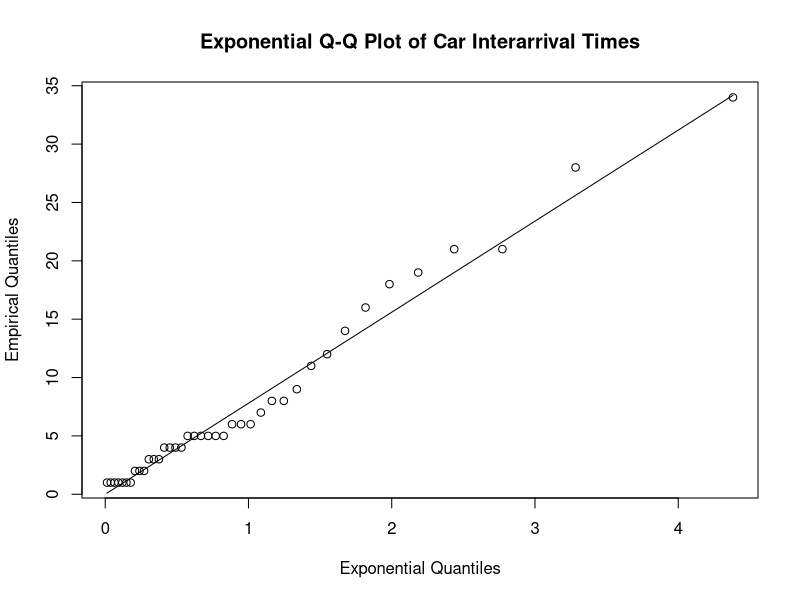
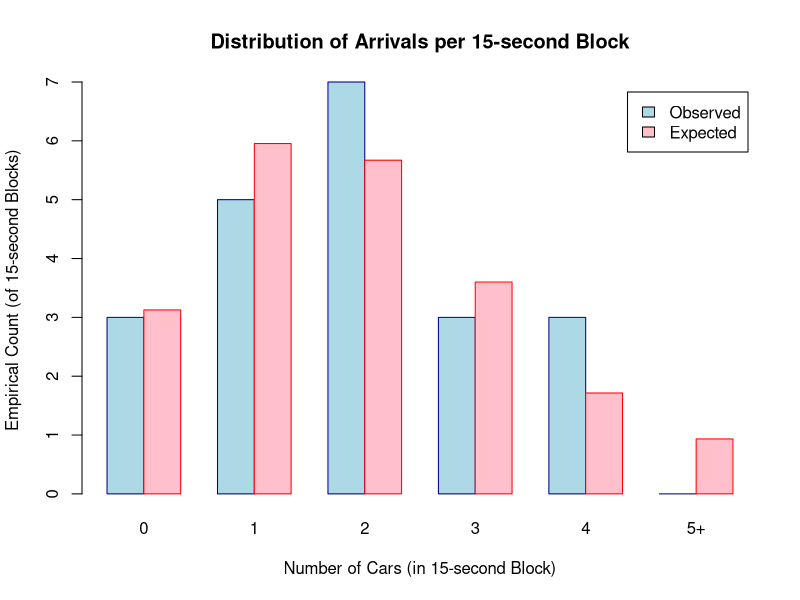
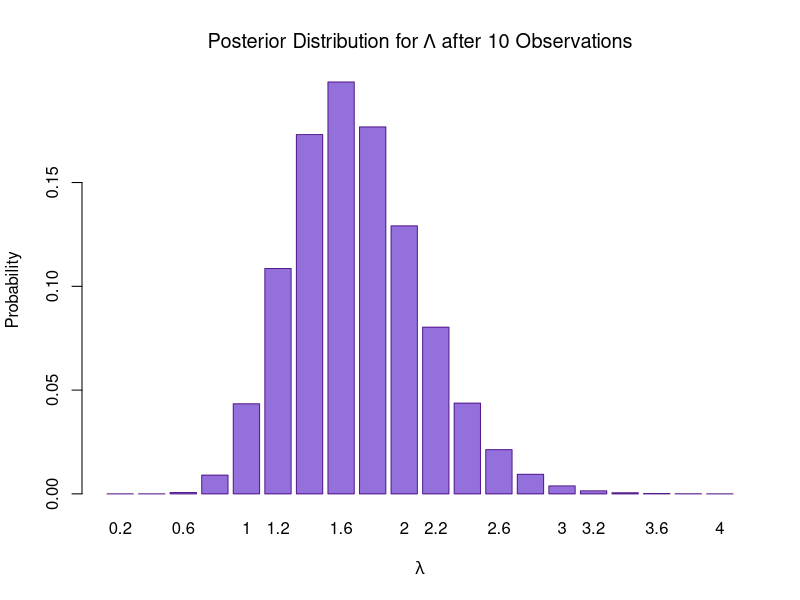
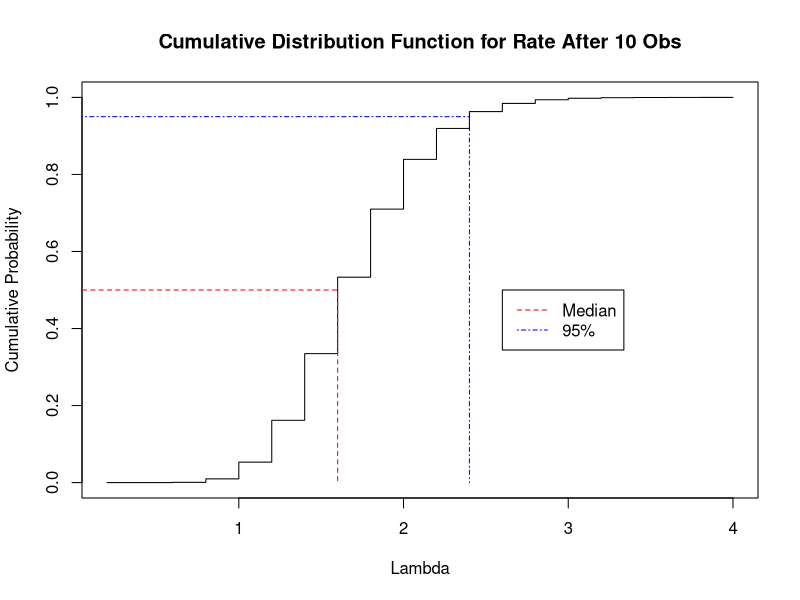
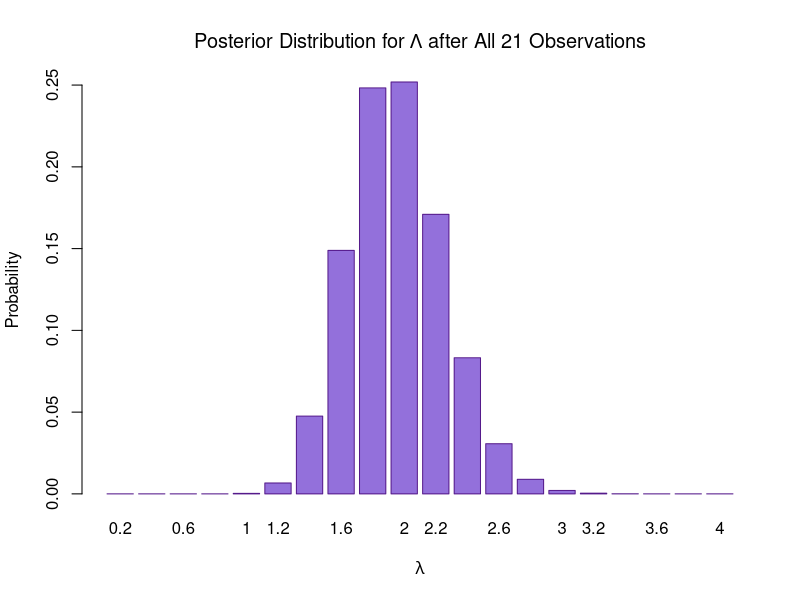
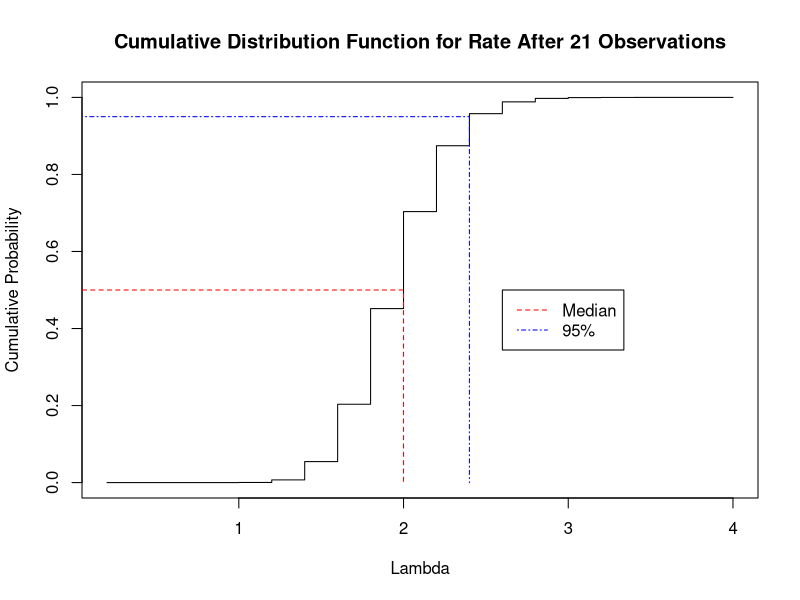
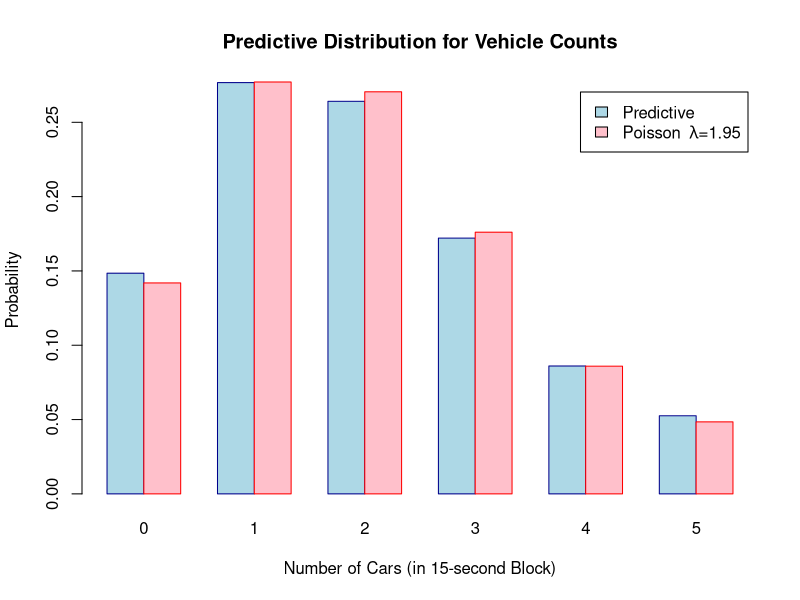

The R script that drew these images, in order:
# OR 664 / SYST 664 / CSI 674 Spring 2019
# Assignment 3 
# Analysis of automobile arrivals

# Set up the data
carIntervals=c(12, 2, 6, 2, 19, 5, 34, 4, 1, 4, 8, 7, 1, 21, 
               6, 11, 8, 28, 6, 4, 5, 1, 18, 9, 5, 1, 21, 1, 
               1, 5, 3, 14, 5, 3, 4, 5, 1, 3, 16, 2)
summary(carIntervals)            # Summary statistics for car interrival times 

# Part a: Evaluate fit of exponential distribution using a Q-Q plot
exp.quantiles = qexp(ppoints(length(carIntervals)))
qqplot(exp.quantiles,carIntervals,
       main="Exponential Q-Q Plot of Car Interarrival Times",
       xlab="Exponential Quantiles",ylab="Empirical Quantiles")
lines(exp.quantiles,exp.quantiles*mean(carIntervals))  # Overlay a line

# Goodness of fit based on exponential distribution
qq=c(0:8)/8                            # exponential quantiles
br=qexp(qq,rate=1/mean(carIntervals))  # bin boundaries
oo=hist(carIntervals,br,plot=F)$counts # counts in the bins

# With 8 bins we use chisquare test with degrees of freedom 6
# 8 equally likely bins means expected count of 5 in each bin
sum((oo-5)^2/5)       # chisquare test statistic
qchisq(0.95,6)        # critical value for test statistic


# Part b: Compare empirical and theoretical distributions for arrivals by 15-second interval
carTimes = cumsum(carIntervals)           # Cumulative sums
Which15Sec <- ceiling(carTimes/15)        # Minute during which each car passed
CarsBy15Sec <- tabulate(Which15Sec)       # Count number of cars in each 15 second interval
ObservedCounts <- table(CarsBy15Sec)      # Counts of intervals with 0, 1, 2 etc. cars

ObservedCounts[6]=0                       # No intervals with more than 5 cars

# Sample mean is total number of events divided by total number of time periods
# Here we assume 40 cars in 21 15-second intervals (ignoring the fact that the
# last interval is slightly shorter than 15 seconds) 
ArrivalRate=sum(CarsBy15Sec)/length(CarsBy15Sec)  # Estimate Poisson rate by 40 cars in 21 intervals
ExpectedCounts=dpois(0:4,ArrivalRate)*length(CarsBy15Sec)    # Expected counts for Poisson distribution
ExpectedCounts[6]=(1-ppois(4,ArrivalRate))*length(CarsBy15Sec)

# Plot the data
ObsExp <- rbind(ObservedCounts,ExpectedCounts) # bind into matrix for plotting
barplot(ObsExp,main="Distribution of Arrivals per 15-second Block", 
        xlab="Number of Cars (in 15-second Block)", 
        ylab="Empirical Count (of 15-second Blocks)", col=c("lightblue","pink"), 
        border=c("darkblue","red"),names=c(0:4,"5+"), beside=TRUE,
        legend=c("Observed","Expected"))


# Chi-squared test
oc = c(ObservedCounts[1:4],sum(ObservedCounts[5:6]))
ec = c(ExpectedCounts[1:4],sum(ExpectedCounts[5:6]))

# With 5 bins we use chisquare test with degrees of freedom 3
sum((oc-ec)^2/ec)             # Test statistic
qchisq(0.95,3)                # 95th percentile of chisq distribution


# Part c: Find the posterior distribution from first 10 observations
lambda=seq(from=0.2,to=4,by=0.2)
priorDist = array(1,length(lambda))/length(lambda)
lik = array(1,length(lambda))   # initialize likelihood to all 1's
for (i in 1:10) {               # multiply likelihoods of first 10 observations
  lik = lik*dpois(CarsBy15Sec[i],lambda)
}
postDist=priorDist*lik/sum(priorDist*lik)  # posterior distribution
barplot(postDist,
        main=expression(paste("Posterior Distribution for",~Lambda,
                        " after 10 Observations")),
        col=c("mediumpurple"), border=c("purple4"),
        xlab=expression(lambda), ylab="Probability",
        names=lambda)

# Posterior mean and standard deviation
postMean = sum(lambda*postDist)
postVar = sum(((lambda-postMean)^2)*postDist)
postSD = sqrt(postVar)

# Quantiles of posterior distribution
# Quantile q is smallest value of lambda for which the posterior cdf is >= q
# To find quantile q: first we count how many values of posterior cdf are less than q,
# then we add 1 to find the index of the first value that is greater than or equal to q, 
# then we find the value of lambda corresponding to this index
postmed = lambda[sum(cumsum(postDist)<0.5)+1]  # Median
q025=lambda[sum(cumsum(postDist)<0.025)+1]     # 0.025 quantile
q95=lambda[sum(cumsum(postDist)<0.95)+1]       # 0.95 quantile
q975=lambda[sum(cumsum(postDist)<0.975)+1]     # 0.975 quantile

# Verify quantiles using the qdiscrete function in e1071 package
library(e1071)
qdiscrete(c(0.025, 0.5, 0.95, 0.975), postDist, lambda)

postmode = lambda[which(postDist==max(postDist))]  # Mode of the posterior distribution

## Plot the cumulative distribution function
plot(lambda,cumsum(postDist),type="s",     # type "s" means a step function
     main="Cumulative Distribution Function for Rate After 10 Obs",
     xlab="Lambda",ylab="Cumulative Probability")
lines(c(0.0,postmed,postmed), c(0.5,0.5,0),col="red",lty=2)
lines(c(0.0,q95,q95),c(0.95,0.95,0),col="blue",lty=4)
legend(2.6,0.5,c("Median","95%"),col=c("red","blue"),lty=c(2,4))


# Part d: Find the posterior distribution from all observations
priorDist = postDist            # use posterior distribution from part b as prior
lik = array(1,length(lambda))   # initialize likelihood to all 1's
for (i in 11:length(CarsBy15Sec)) {               # multiply likelihoods of first 10 observations
  lik = lik*dpois(CarsBy15Sec[i],lambda)
}
postDist=priorDist*lik/sum(priorDist*lik)  # posterior distribution
barplot(postDist,
        main=expression(paste("Posterior Distribution for",~Lambda,
                              " after All 21 Observations")),
        col=c("mediumpurple"), border=c("purple4"),
        xlab=expression(lambda), ylab="Probability",
        names=lambda)

# Posterior mean and standard deviation
postMean = sum(lambda*postDist)
postVar = sum(((lambda-postMean)^2)*postDist)
postSD = sqrt(postVar)

# Quantiles of posterior distribution
# Quantile q is smallest value of lambda for which the posterior cdf is >= q
# To find quantile q: first we count how many values of posterior cdf are less than q,
# then we add 1 to find the index of the first value that is greater than or equal to q, 
# then we find the value of lambda corresponding to this index
postmed = lambda[sum(cumsum(postDist)<0.5)+1]  # Median
q025=lambda[sum(cumsum(postDist)<0.025)+1]     # 0.025 quantile
q95=lambda[sum(cumsum(postDist)<0.95)+1]       # 0.95 quantile
q975=lambda[sum(cumsum(postDist)<0.975)+1]     # 0.975 quantile

# Verify quantiles using the qdiscrete function in e1071 package
qdiscrete(c(0.025, 0.5, 0.95, 0.975), postDist, lambda)

postmode = lambda[which(postDist==max(postDist))]  # Mode of the posterior distribution

## Plot the cumulative distribution function
plot(lambda,cumsum(postDist),type="s",     # type "s" means a step function
     main="Cumulative Distribution Function for Rate After 21 Observations",
     xlab="Lambda",ylab="Cumulative Probability")
lines(c(0.0,postmed,postmed), c(0.5,0.5,0),col="red",lty=2)
lines(c(0.0,q95,q95),c(0.95,0.95,0),col="blue",lty=4)
legend(2.6,0.5,c("Median","95%"),col=c("red","blue"),lty=c(2,4))

# Part e: Predictive distribution

# We calculate the predictive distribution for k events 
# by multiplying Poisson probability for k events given lambda
# times posterior probability of lambda and adding the result

predDist=NULL
for (i in 0:5) {
  predDist[i+1] = sum(postDist*dpois(i,lambda))
}

predDist[6]=1-sum(predDist[1:5])
pointPred=dpois(0:5,sum(lambda*postDist))
pointPred[6]=1-sum(pointPred[1:5])

# Plot the data
predcmp <- rbind(predDist,pointPred) # bind into matrix for plotting
barplot(predcmp,main="Predictive Distribution for Vehicle Counts", 
        xlab="Number of Cars (in 15-second Block)", 
        ylab="Probability", col=c("lightblue","pink"), 
        border=c("darkblue","red"),names=c(0:5), beside=TRUE,
        legend=c("Predictive",expression(paste("Poisson ",~lambda,"=1.95"))))
